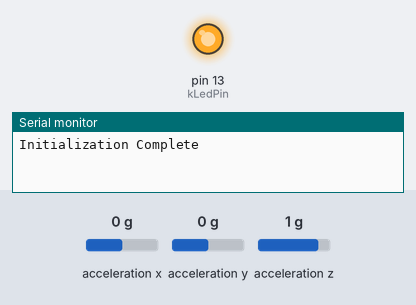
A sketch run on a simulated Arduino Uno, built with avr-gcc and run on an emulated ATmega328P. On the bench: output pins drawn as LEDs (lit = HIGH), the last lines printed to the serial monitor. The test bench sets the inputs (shaded band); at power-on: acceleration x 0 g, acceleration z 1 g, acceleration y 0 g.

Above: at 0.1 s.
At 2.2 s:
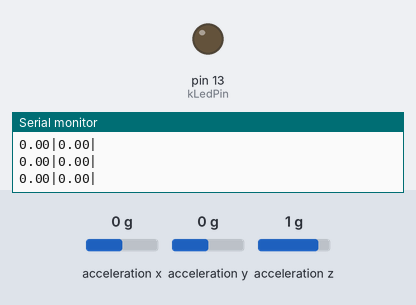
2.3 s: acceleration x set to -1.4 g
4.2 s: acceleration z set to 0 g
Timing chart, 0 to 7.2 s (numbered marks = the images above; inputs shaded):
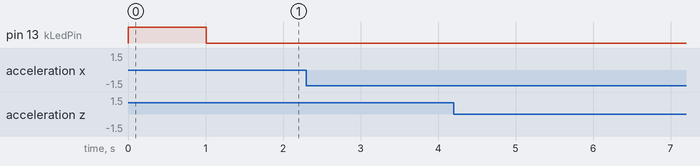

The sketch:

accelTesting.ino
```cpp
//Super Simple piece of code to test out the LSM6DS3's accelerometers with arduino

#include <SparkFunLSM6DS3.h>
#include <Wire.h>

#define kLocalG -9.8
#define kLedPin 13

LSM6DS3 imu(I2C_MODE, 0x6a);

//Program runs a quick "calibration" routine on startup and just uses these
//offsets to zero out the accelerometers assuming it starts facing with the z
//axis facing upwards:
double xCalibOffset = 0;
double yCalibOffset = 0;
double zCalibOffset = 0;

double accels[] = {0,0,0}; //acceleration in all three axis
double normAccels[] = {0,0,0}; //normalized acceleration in all three axis

void setup() {
  Serial.begin(9600); //Start serial communication w/ computer over usb
  pinMode(kLedPin, OUTPUT);

  initSensor(); //Do the zero routine
}

void loop() {
  updateAccels(); //updates accel and normaccel values

  //Prints out roll and pitch data over serial in an easily parsible format
  Serial.print(getRoll());
  Serial.print("|");
  Serial.print(getPitch());
  Serial.print("|");
  Serial.print("\n");
}

void initSensor(){
  if (imu.begin() != 0){
    //Start the imu, if it doesnt return 0 something wrong
    Serial.println("Initialization Failed");
  }else{
    Serial.println("Initialization Complete");
  }

  calibrate(10, 100); //run the zero routine
}

void calibrate(int samplePoints, double sampleDelay){
  setSignalLight(true); //Just turn on the led so you know not to move the board around

  double xSum = 0;
  double ySum = 0;
  double zSum = 0;
  //accumulate the accelerometer offsets over a bunch of samples to eliminate the effect of noise
  for(int i = 0; i<samplePoints; i++){
    xSum += getRawAccelX();
    ySum += getRawAccelY();
    zSum += getRawAccelZ() - kLocalG; //subtract g because we expect this value to be -9.8 on startup (board is facing up)

    delay(sampleDelay); //wait a tiny bit before collecting the next sample
  }

  //set the calibration offsets to the samplepoints
  xCalibOffset = xSum / samplePoints;
  yCalibOffset = ySum / samplePoints;
  zCalibOffset = zSum / samplePoints;

  Serial.println(xCalibOffset);
  Serial.println(yCalibOffset);
  Serial.println(zCalibOffset);
  setSignalLight(false); //turn off the led
}

void setSignalLight(boolean on){
  if (on){
    digitalWrite(kLedPin, HIGH);
  }else{
    digitalWrite(kLedPin, LOW);
  }
}

void updateAccels(){
  //subtract the offsets from the raw data
  accels[0] = getRawAccelX() - xCalibOffset;
  accels[1] = getRawAccelY() - yCalibOffset;
  accels[2] = getRawAccelZ() - zCalibOffset;

  double mag = sqrt(
    accels[0] * accels[0] +
    accels[1] * accels[1] +
    accels[2] * accels[2]
  );

  normAccels[0] = accels[0] / mag;
  normAccels[1] = accels[1] / mag;
  normAccels[2] = accels[2] / mag;
}

double getPitch(){
  //arc sin of the -x axis / kLocalG converted to degrees
  return asin(-accels[0] / kLocalG) * 180/PI;
}

double getRoll(){
  //arc sin of the -x axis / kLocalG converted to degrees
  return atan(accels[1] / accels[2]) * 180/PI;
}

double getRawAccelX(){
  //use the library to get the raw accelerations from the board
  return imu.readFloatAccelX() * kLocalG;
}

double getRawAccelY(){
  //use the library to get the raw accelerations from the board
  return imu.readFloatAccelY() * kLocalG;
}

double getRawAccelZ(){
  //use the library to get the raw accelerations from the board
  return imu.readFloatAccelZ() * kLocalG;
}
```
